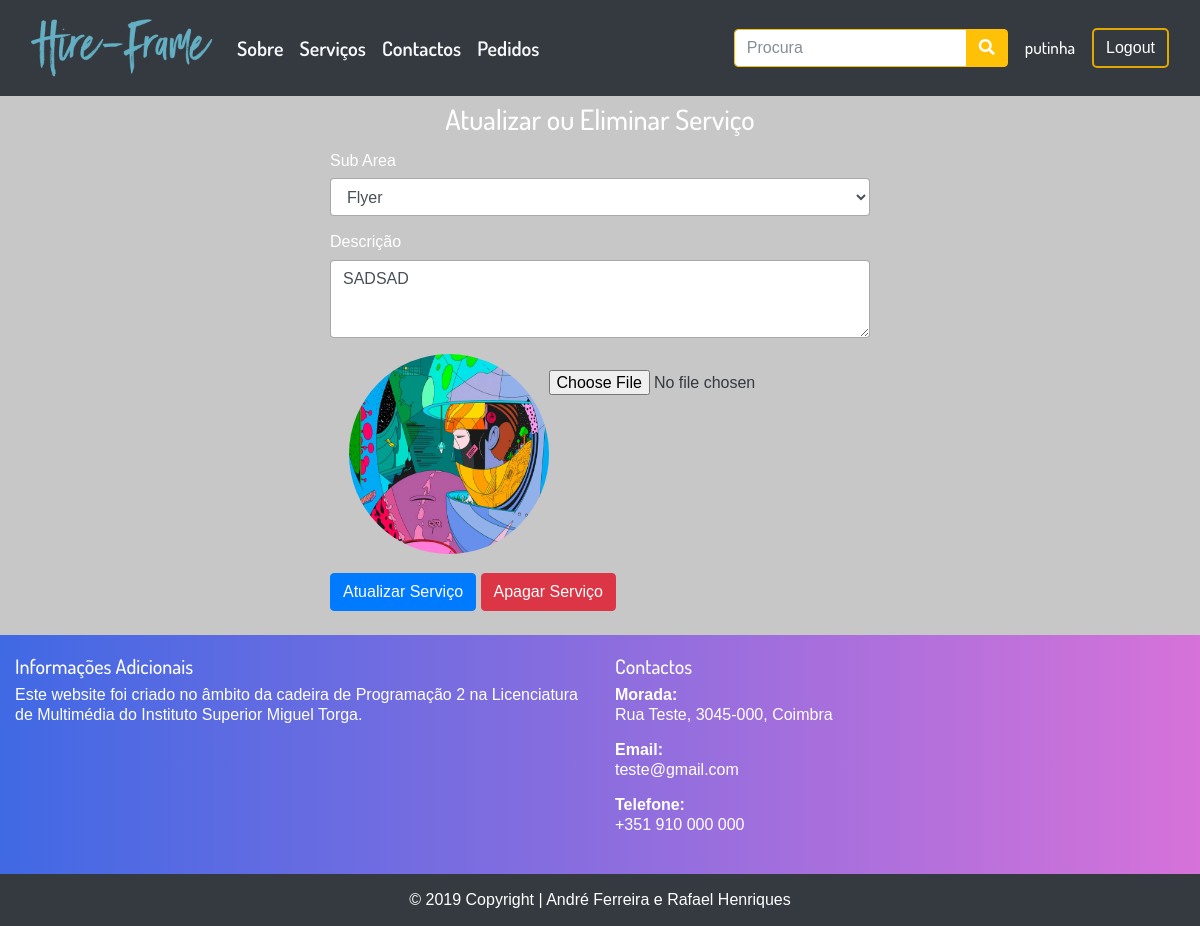
Before: /index.php?op=gerirservicos&idservico=30 (signed in) with the older database file.
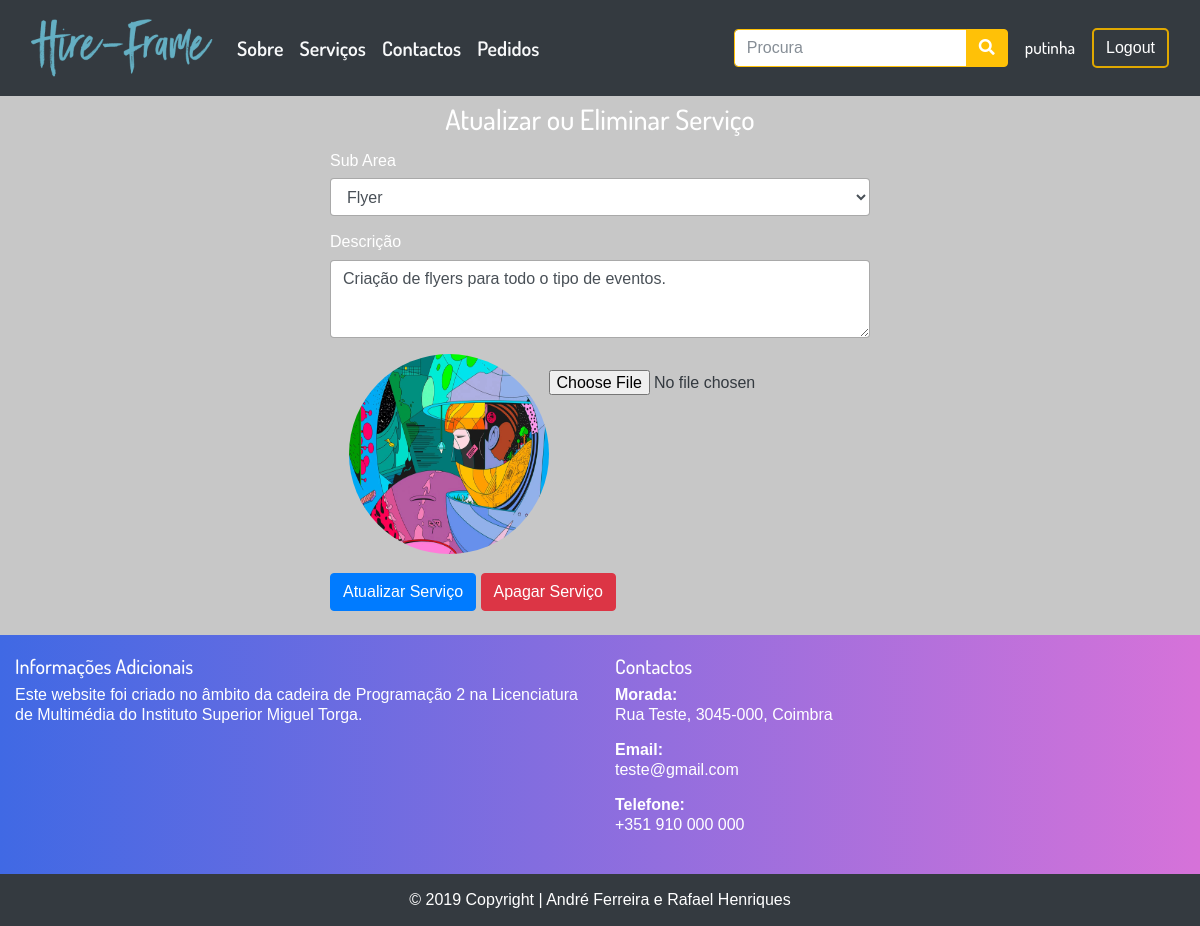
After: the same page with the newer database file.
### tables this page shows
CREATE TABLE IF NOT EXISTS `servico` (
  `id_utilizador` int(11) NOT NULL,
  `id_subarea` int(11) NOT NULL,
  `data` datetime NOT NULL DEFAULT CURRENT_TIMESTAMP ON UPDATE CURRENT_TIMESTAMP,
  `id_servico` int(11) NOT NULL AUTO_INCREMENT,
  `descricao` varchar(255) NOT NULL,
  `img_service` varchar(255) NOT NULL DEFAULT 'http://localhost/projetofinal/img/uploads/exemplo.jpg',
  PRIMARY KEY (`id_servico`),
  KEY `fk_id_utilizador_utilizador` (`id_utilizador`),
  KEY `fk_id_subarea_subarea` (`id_subarea`)
);

CREATE TABLE IF NOT EXISTS `subarea` (
  `id_subarea` int(11) NOT NULL AUTO_INCREMENT,
  `nome` varchar(50) NOT NULL,
  `data` datetime NOT NULL DEFAULT CURRENT_TIMESTAMP ON UPDATE CURRENT_TIMESTAMP,
  `id_area` int(11) NOT NULL,
  PRIMARY KEY (`id_subarea`),
  KEY `fk_id_area_area` (`id_area`)
);

### inc/gerirservicos.inc.php (the view, shortened to what this page needs)
<?php if(isset($_SESSION['username'],$_SESSION['id_utilizador'])){
$id = $_SESSION["id_utilizador"];
?>
<div class ="container">
<div class="row justify-content-center">
<div class="col-md-6">
          <div class="col-md-12 text-center p-2">
                <h3 class="">Atualizar ou Eliminar Serviço</h3>
          </div>
<?php
   $id_servico = $_REQUEST["idservico"];
  $db = new PDO("mysql:host=localhost; dbname=projetofinal","root","");
  $dados = $db->query("SELECT subarea.nome, servico.descricao, servico.id_subarea AS 'servico associado', servico.id_servico, servico.img_service FROM servico JOIN utilizador ON servico.id_utilizador = utilizador.id_utilizador JOIN subarea ON servico.id_subarea = subarea.id_subarea JOIN area ON subarea.id_area = area.id_area WHERE utilizador.id_utilizador = $id AND servico.id_servico = $id_servico");
  foreach($dados as $row) {
    echo'
<form method="post" action="" enctype="multipart/form-data">
  <div class="form-group">
    <label for="exampleFormControlSelect2">Sub Area</label>
    <select class="form-control" name="subareaupdate">
    <option class="bg-dark" value="'.$row['servico associado'].'"selected>'.$row['nome'].'</option>';
   echo '
   <li class="list-group-item text-dark">'.$row["nome"].'</li>
   </select>
  </div>
  <div class="form-group">
    <label for="exampleFormControlTextarea1">Descrição</label>
    <textarea class="form-control" id="exampleFormControlTextarea1" name="descricao" rows="3">'.$row["descricao"].'</textarea>
  </div>
  <div class="row justify-content-center">
      <img src="'.$row["img_service"].'" class="rounded-circle" width="200px" height="200px";>
      <input type="file" name="imagemservico" class="form-control-file my-3 text-dark" accept="image/x-png,image/jpeg"/>
  </div><br>
  <div class="form-actions">
     <button type="submit" name="submitservice" class="btn btn-primary ml-auto">Atualizar Serviço</button>
     <button type="submit" name="deleteservice" class="btn btn-danger ml-auto">Apagar Serviço</button>
   </div>
</form>';
    }
    ?>
</div>
</div>
</div>
<?php
}
?>

### index.php (shortened to what this page needs)
<!DOCTYPE html>
<html lang="pt-pt">
<head>
    <link rel="stylesheet" href="css/bootstrap.min.css">
    <link rel="stylesheet" href="css/costum.css">
    <link href="css/fontawesome/css/all.css" rel="stylesheet">
</head>
<body>
    <?php include("inc/menu.inc.php"); ?>
    <?php
$host = $_SERVER['SERVER_NAME'] . $_SERVER['REQUEST_URI'];
$host = basename($host);
if($host == "index.php") {
 require("inc/main.inc.php");
} else {
    if(isset($_REQUEST["op"])) {
      $op = $_REQUEST["op"];
              switch($op) {
        case "gerirservicos": require("inc/gerirservicos.inc.php"); break;
      }
  } else {
      require("inc/main.inc.php");
  }
}
?>
    <?php
        include("inc/footer.inc.php");
    ?>
</body>
</html>

### inc/menu.inc.php (shortened to what this page needs)
<div class="container-fluid bg-dark">
        <header class="menu-font-20">
            <nav class="navbar navbar-expand-lg navbar-dark">
                <a href="index.php" class="navbar-brand">
                    <img src="img/hire-frame.png" height="70" class="d-inline-block align-top <?php if (isset($_GET["op"])) if ($_GET["op"] == 0) echo "active";?>">
                </a>
                <div id="menu" class="collapse navbar-collapse">
                    <ul class="navbar-nav mr-auto text-light">
                        <li class="nav-item">
                            <a href="index.php?op=sobre" class="nav-link <?php if (isset($_GET["op"])) if ($_GET["op"] == 1) echo "active";?> text-light f-600">Sobre</a>
                        </li>
                        <li class="nav-item">
                            <a href="index.php?op=servicos" class="nav-link <?php if (isset($_GET["op"])) if ($_GET["op"] == 2) echo "active";?> text-light f-600">Serviços</a>
                        </li>
                        <li class="nav-item">
                            <a href="index.php?op=contactos" class="nav-link <?php if (isset($_GET["op"])) if ($_GET["op"] == 3) echo "active";?> text-light f-600">Contactos</a>
                        </li>
                        <?php
                        if(isset($_SESSION["username"]))
                        { ?>
                        <li class="nav-item">
                            <a href="index.php?op=pedidos" class="nav-link <?php if (isset($_GET["op"])) if ($_GET["op"] == 4) echo "active"; ?> text-light f-600">Pedidos</a>
                        </li>
                        <?php
                        }
                        ?>
                    </ul>
                    <form class="form-inline" method="post">
                        <div class="input-group">
                            <input class="form-control border border-warning" name="search" type="search" placeholder="Procura" aria-label="Search" required>
                            <span class="input-group-btn">
                                <button class="btn btn-warning" formaction="index.php?op=procura"><i class="fas fa-search"></i></button>
                            </span>
                        </div>
                    </form>
                <?php
if(isset($_SESSION["username"]))
 {
      echo '<a href="index.php?op=userpage" class="btn m-1 btn-default f-500 f-17">'.$_SESSION["username"].'</a>
      <a href="index.php?op=logout" class="btn btn-login">Logout</a>';
 } else {
    echo '<a href="index.php?op=login" class="btn m-1 btn-default f-500 f-17">Login</a>
    <a href="index.php?op=registar" class="btn btn-login">Registar</a>';
 }
            ?>
                </div>
            </nav>
        </header>
    </div>

### inc/footer.inc.php (shortened to what this page needs)
<footer class="footer page-footer font-small pt-4">
<div class="grad pad-top-20">
  <div class="container-fluid text-center text-md-left">
    <div class="row">
      <div class="col-md-6 mt-md-0 mt-3">
        <h5>Informações Adicionais</h5>
        <p>Este website foi criado no âmbito da cadeira de Programação 2 na Licenciatura de Multimédia
            do Instituto Superior Miguel Torga.</p>
      </div>
      <div class="col-md-4">
              <h5>Contactos</h5>
              <dl class="contact-list">
                <dt>Morada:</dt>
                <dd>Rua Teste, 3045-000, Coimbra</dd>
              </dl>
              <dl class="contact-list">
                <dt>Email:</dt>
                <dd><a class="text-white" href="mailto:">teste@gmail.com</a></dd>
              </dl>
              <dl class="contact-list">
                <dt>Telefone:</dt>
                <dd><a class="text-white" href="tel: +351">+351 910 000 000 </a></dd>
              </dl>
            </div>
    </div>
  </div>
  <div class="page-footer font-small bg-dark mt-4">
<div class="footer-copyright text-center py-3 nova-s">© 2019 Copyright |
    <a target="_blank" href="https://www.falcondesign.pt/" class="nova-s">André Ferreira</a> e <a href="#" class="nova-s">Rafael Henriques</a>
  </div>
</div>
</div>

### css/costum.css (style rules this page uses)
* { margin: 0; padding: 0; font-size: 100%; border: none; outline: none; line-height: 1.22; color: #fff; box-sizing: border-box; font-family: 'Dosis', sans-serif; }
body { background-repeat: no-repeat; background-position: center center; background-attachment: fixed; background-color: #c7c7c7; }
.grad { background-image: linear-gradient(to right, #4069E4 , #D672D9); }
a, a:hover, a:focus, .footer-copyright>a:hover { text-decoration: none; color: #6c757d; }
.footer-copyright>a { color: #fff; }
.footer { text-align: center; width: 100%; }
.menu-font-20 { font: 20px sans-serif; }
.btn-login { border: 2px solid #e0a800; background: none; position: relative; color: #fff; z-index: 1; border-radius: 5px; height: 100%; transition: all .50s ease-in-out; transition: all .50s ease-in-out; -moz-transition: all .50s ease-in-out; -webkit-transition: all .50s ease-in-out; }
.btn-default { background: none; position: relative; color: #fff; z-index: 1; border-radius: 5px; height: 100%; transition: all .50s ease-in-out; transition: all .50s ease-in-out; -moz-transition: all .50s ease-in-out; -webkit-transition: all .50s ease-in-out; }
.pad-top-20 { padding-top: 20px; }
.f-500 { font-weight: 500; }
.f-600 { font-weight:600; }
.f-17 { font-size: 17px; }

Changed rows visible on the page:
changed servico "Flyer": descricao "SADSAD" → "Criação de flyers para todo o tipo de eventos."
